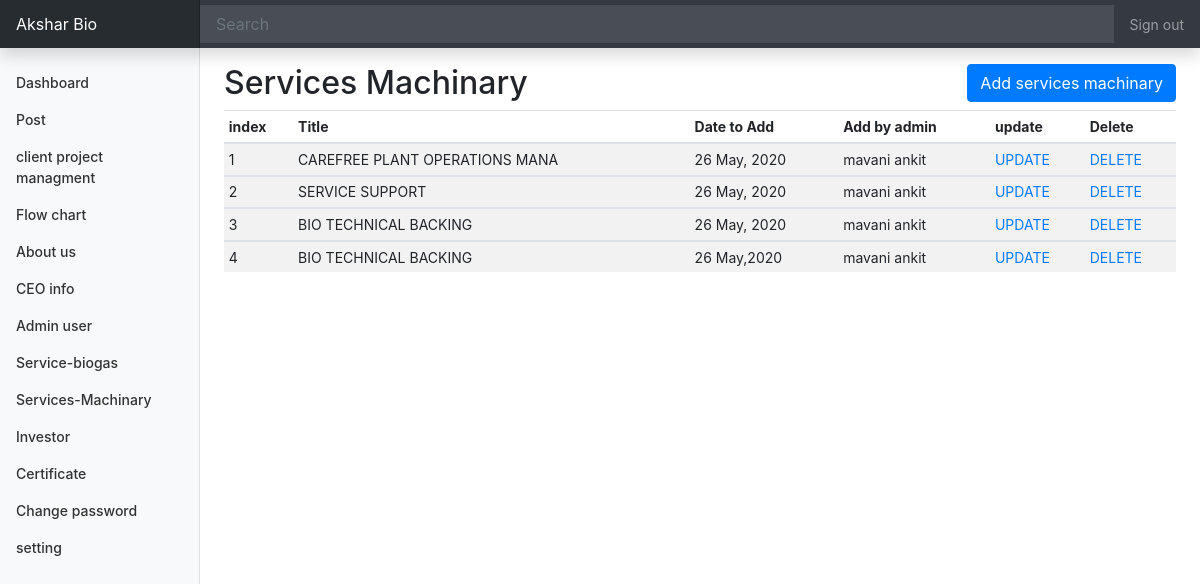
/Admin/services-machinary.php (signed in), run on the app's committed database.
### tables this page shows
CREATE TABLE `services_machinary` (
  `sm_id` int(10) NOT NULL,
  `sm_title` varchar(30) NOT NULL,
  `sm_desc` text NOT NULL,
  `sm_image` varchar(30) NOT NULL,
  `sm_date` varchar(30) NOT NULL,
  `sm_add_by` varchar(30) NOT NULL,
  `sm_rank` int(10) NOT NULL
);

### Admin/services-machinary.php (the view, shortened to what this page needs)
<!doctype html>
<html lang="en">
<?php include "header.php"; ?>
<body>
    <?php include "nav-bar.php"; ?>
    <div class="container-fluid">
        <div class="row">
            <?php include "slide-bar.php"; ?>
            <main role="main" class="col-md-9 ml-sm-auto col-lg-10 px-md-4">
                <div class="row mt-3">
                    <h2 class="col-6">Services Machinary</h2>
                    <div class="col-6 text-right"> <a class="btn btn-primary text-right" href="add-sm.php"
                            role="button">Add
                            services machinary</a></div>
                </div>
                <div class="table-responsive">
                    <table class="table table-striped table-sm">
                        <?php
                        include "config.php";
                        $sql = "SELECT * FROM services_machinary ORDER BY sm_id DESC";
                        $result = mysqli_query($conn, $sql) or die("Query Failed.");
                        if (mysqli_num_rows($result) > 0) {
                            $index = 1;
                        ?>
                        <thead>
                            <tr>
                                <th>index</th>
                                <th>Title</th>
                                <th>Date to Add</th>
                                <th>Add by admin</th>
                                <th>update</th>
                                <th>Delete</th>
                            </tr>
                        </thead>
                        <?php while ($row = mysqli_fetch_assoc($result)) { ?>
                        <tbody>
                            <tr>
                                <td><?php echo $index;
                                            $index++; ?></td>
                                <td><?php echo $row['sm_title'] ?></td>
                                <td><?php echo $row['sm_date'] ?></td>
                                <td><?php echo $row['sm_add_by'] ?></td>
                                <td><a href="update-sm.php?id=<?php echo $row['sm_id']; ?>">UPDATE</a></td>
                                <td><a onclick="return confirm('Please click on OK to continue.');"
                                        href="delete-sm.php?id=<?php echo $row['sm_id']; ?>">DELETE</a></td>
                            </tr>
                        </tbody><?php } ?>
                        <?php } else {
                            echo "<h3>No Results Found.</h3>";
                        } ?>
                    </table>
            </main>
        </div>
    </div>
</body>
</html>

### Admin/design/dashboard.css (style rules this page uses)
body { font-size: .875rem; }

### data on the page
services_machinary: sm_title "CAREFREE PLANT OPERATIONS MANA", sm_date "26 May, 2020", sm_add_by "mavani ankit"
services_machinary: sm_title "SERVICE SUPPORT", sm_date "26 May, 2020", sm_add_by "mavani ankit"
services_machinary: sm_title "BIO TECHNICAL BACKING", sm_date "26 May, 2020", sm_add_by "mavani ankit"
services_machinary: sm_title "BIO TECHNICAL BACKING", sm_date "26 May,2020", sm_add_by "mavani ankit"
